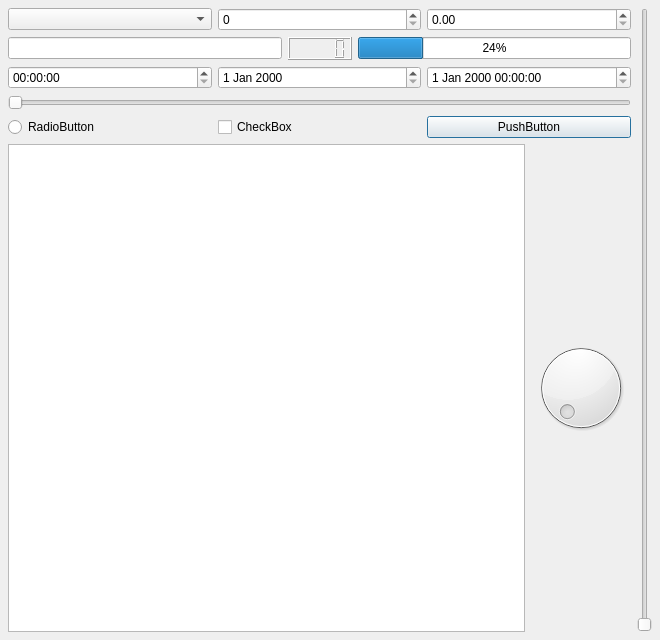
<ui version="4.0" >
 <author></author>
 <comment></comment>
 <exportmacro></exportmacro>
 <class>Test</class>
 <widget class="QDialog" name="Test" >
  <property name="geometry" >
   <rect>
    <x>0</x>
    <y>0</y>
    <width>660</width>
    <height>640</height>
   </rect>
  </property>
  <property name="windowTitle" >
   <string>Dialog</string>
  </property>
  <layout class="QHBoxLayout" >
   <property name="margin" >
    <number>8</number>
   </property>
   <property name="spacing" >
    <number>6</number>
   </property>
   <item>
    <layout class="QVBoxLayout" >
     <property name="margin" >
      <number>0</number>
     </property>
     <property name="spacing" >
      <number>6</number>
     </property>
     <item>
      <layout class="QHBoxLayout" >
       <property name="margin" >
        <number>0</number>
       </property>
       <property name="spacing" >
        <number>6</number>
       </property>
       <item>
        <widget class="QComboBox" name="comboBox" />
       </item>
       <item>
        <widget class="QSpinBox" name="spinBox" />
       </item>
       <item>
        <widget class="QDoubleSpinBox" name="doubleSpinBox" />
       </item>
      </layout>
     </item>
     <item>
      <layout class="QHBoxLayout" >
       <property name="margin" >
        <number>0</number>
       </property>
       <property name="spacing" >
        <number>6</number>
       </property>
       <item>
        <widget class="QLineEdit" name="lineEdit" />
       </item>
       <item>
        <widget class="QLCDNumber" name="lcdNumber" />
       </item>
       <item>
        <widget class="QProgressBar" name="progressBar" >
         <property name="value" >
          <number>24</number>
         </property>
        </widget>
       </item>
      </layout>
     </item>
     <item>
      <layout class="QHBoxLayout" >
       <property name="margin" >
        <number>0</number>
       </property>
       <property name="spacing" >
        <number>6</number>
       </property>
       <item>
        <widget class="QTimeEdit" name="timeEdit_2" />
       </item>
       <item>
        <widget class="QDateEdit" name="dateEdit_2" />
       </item>
       <item>
        <widget class="QDateTimeEdit" name="dateTimeEdit_2" />
       </item>
      </layout>
     </item>
     <item>
      <widget class="QSlider" name="horizontalSlider" >
       <property name="orientation" >
        <enum>Qt::Horizontal</enum>
       </property>
      </widget>
     </item>
     <item>
      <layout class="QHBoxLayout" >
       <property name="margin" >
        <number>0</number>
       </property>
       <property name="spacing" >
        <number>6</number>
       </property>
       <item>
        <widget class="QRadioButton" name="radioButton_2" >
         <property name="text" >
          <string>RadioButton</string>
         </property>
        </widget>
       </item>
       <item>
        <widget class="QCheckBox" name="checkBox_2" >
         <property name="text" >
          <string>CheckBox</string>
         </property>
        </widget>
       </item>
       <item>
        <widget class="QPushButton" name="pushButton_2" >
         <property name="text" >
          <string>PushButton</string>
         </property>
        </widget>
       </item>
      </layout>
     </item>
     <item>
      <layout class="QHBoxLayout" >
       <property name="margin" >
        <number>0</number>
       </property>
       <property name="spacing" >
        <number>6</number>
       </property>
       <item>
        <widget class="QTextEdit" name="textEdit_2_2" />
       </item>
       <item>
        <widget class="QDial" name="dial_2_2" >
         <property name="orientation" >
          <enum>Qt::Horizontal</enum>
         </property>
        </widget>
       </item>
      </layout>
     </item>
    </layout>
   </item>
   <item>
    <widget class="QSlider" name="verticalSlider" >
     <property name="orientation" >
      <enum>Qt::Vertical</enum>
     </property>
    </widget>
   </item>
  </layout>
 </widget>
 <pixmapfunction></pixmapfunction>
 <resources/>
 <connections/>
</ui>
